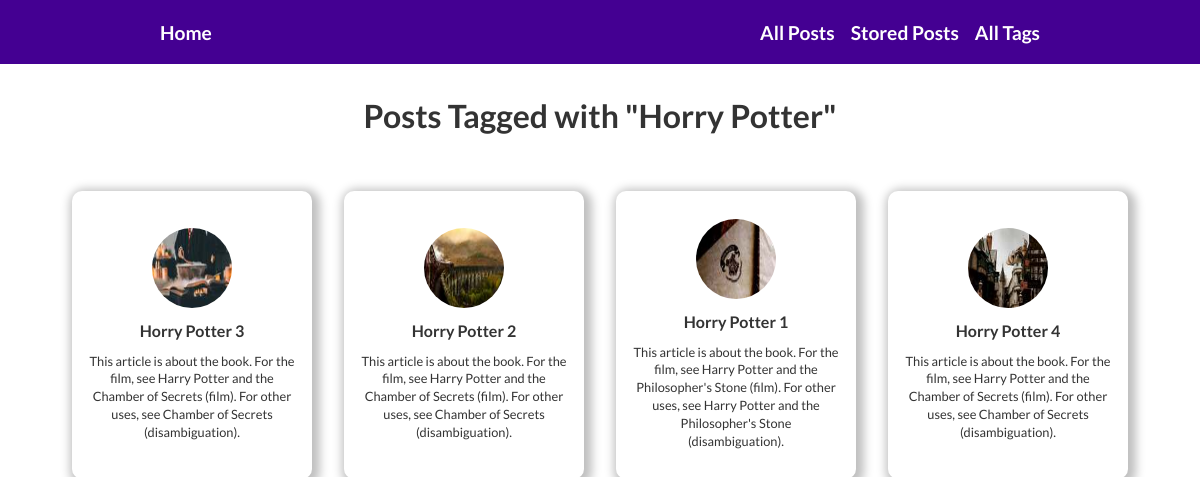
/tag/3, run on the app's committed database.
### posts/models.py (models this page shows, shortened)
class Tag(models.Model):
    caption = models.CharField(max_length=20)
    image = ProcessedImageField(
        upload_to="posts",
        processors=[
            Adjust(contrast=1.2, sharpness=1.1),
            SmartResize(width=50, height=50)
        ],
        format='JPEG',
        options={'quality': 60},
        null=True,
    )

class Post(models.Model):
    title = models.CharField(max_length=100)
    excerpt = models.CharField(max_length=200, null=True)
    author = models.ForeignKey('Author', on_delete=models.SET_NULL, null=True, related_name="posts")
    posted = models.DateField(auto_now=True)        # Only updated after calling save() method if data already exist!
    body = RichTextUploadingField()
    slug = models.SlugField(default="", blank=True, unique=True, db_index=True)
    image = ProcessedImageField(
        upload_to="posts",
        processors=[
            Adjust(contrast=1.2, sharpness=1.1),
            ResizeToFit(121, 121)
        ],
        format='JPEG',
        options={'quality': 60},
        null=True,
    )
    tags = models.ManyToManyField('Tag', null=True, related_name="posts")
    def save(self, *kwargs, **args):
        self.slug = slugify(self.title)
        super().save(*kwargs, **args)

### posts/views.py (the view)
# urls.py: path("tag/<int:tag_id>", views.TaggedPostListView.as_view(), name="tagged_post_list"),
class TaggedPostListView(ListView):
  template_name = "posts/tagged_posts.html"
  model = Post
  context_object_name = "posts"
  def get_queryset(self):
    tag = Tag.objects.get(id=self.kwargs["tag_id"])
    return tag.posts.all()
  def get_context_data(self, **kwargs):
    context = super().get_context_data(**kwargs)
    context["tag"] = Tag.objects.get(id=self.kwargs["tag_id"])
    return context

### posts/templates/posts/tagged_posts.html (shortened to what this page needs)
{% extends 'base.html' %}
{% load static %}
{% block css_file %}
    <link rel="stylesheet" href="{% static 'posts/post_card.css' %}">
{% endblock %}
{% block content %}
    <h1>Posts Tagged with "{{ tag.caption }}"</h1>
    {% include 'posts/includes/post_card.html' %}
{% endblock %}

### posts/templates/posts/includes/post_card.html
{% load static%}
<div class="post-container">
  {% for post in posts %}
    <a href="{% url 'post-detail' post.slug %}" class="post-link">
      <div class="post-card">
        <img src="{{ post.image.url }}" alt="post-image" class="post-image">
        <h3 class="post-title">{{ post.title }}</h3>
        <p class="post-desc">{{ post.excerpt }}</p>
      </div>
    </a>
  {% endfor %}
</div>

### static/layout.css (style rules this page uses)
* { box-sizing: border-box; margin: 0; }
html { font-family: Lato, sans-serif; color:#333; }
body { width: 100%; height: 100vh; display: flex; flex-direction: column; align-items: center; }
h1 { margin: 2rem 0; }
h3 { margin-bottom: 15px; }
a, a:visited { text-decoration: none; }

### static/posts/post_card.css (style rules this page uses)
.post-container { display: grid; grid-template-columns: repeat(4, 1fr); gap: 2rem; margin-top: 1.5rem; padding: 0; }
.post-card { display: flex; flex-direction: column; align-items: center; justify-content: center; width: 15rem; height: 18rem; padding: 1.6rem 1rem; box-shadow: 3px 3px 10px 5px rgba(0,0,0, 0.25); border-radius: 10px; }
.post-image { margin-bottom: 0.8rem; width: 5rem; height: 5rem; border-radius: 5rem; }
.post-title { margin-bottom: 0.8rem; font-size: 1rem; }
.post-desc { font-size: 0.8rem; line-height: 1.4; text-align: center; }
.post-link, .post-link:visited { display: inline-block; text-decoration: none; color: #333; }

### data on the page
Tag: caption "Horry Potter"
Post: image (picture), title "Horry Potter 3", excerpt "This article is about the book. For the film, see Harry Potter and the Chamber of Secrets (film). For other uses, see Chamber of Secrets (disambiguation)."
Post: image (picture), title "Horry Potter 2", excerpt "This article is about the book. For the film, see Harry Potter and the Chamber of Secrets (film). For other uses, see Chamber of Secrets (disambiguation)."
Post: image (picture), title "Horry Potter 1", excerpt "This article is about the book. For the film, see Harry Potter and the Philosopher's Stone (film). For other uses, see Harry Potter and the Philosopher's Stone (disambiguation)."
Post: image (picture), title "Horry Potter 4", excerpt "This article is about the book. For the film, see Harry Potter and the Chamber of Secrets (film). For other uses, see Chamber of Secrets (disambiguation)."
